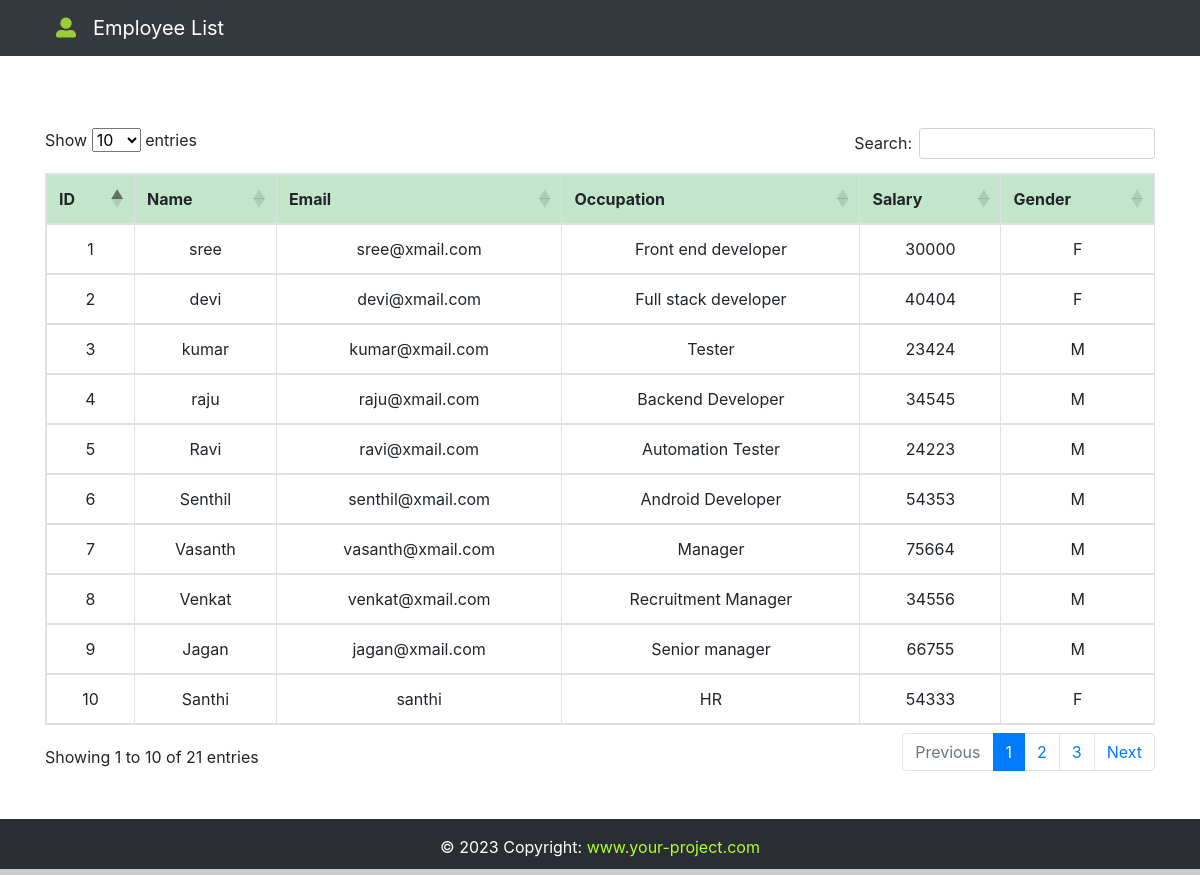
The page / on the database its author committed.
### App/models.py (models this page shows, shortened)
class Employee(models.Model):
    GENDER  = (
        ('M','M'),
        ('F','F'),
    )
    id = models.IntegerField(primary_key=True)
    name = models.CharField(max_length=100)
    email = models.CharField(max_length=100)
    occupation = models.CharField(max_length=100)
    salary = models.CharField(max_length=100)
    gender = models.CharField(max_length=100, null=True, choices=GENDER)

### App/views.py (the view)
# urls.py: path("",views.home,name="home"),
def home(request):
    employee_list = Employee.objects.all()
    context = {"employee" : employee_list}
    return render(request,"home.html", context)

### App/templates/home.html
{% extends 'base.html' %}
{% block navbar-content %}
<i style="color : yellowgreen;" class="fas fa-user-alt"></i>&nbsp;&nbsp; Employee List
{% endblock %}
{% block content %}
<div class="container">
    <br><br><br>
    <table class="table table-bordered" id = "example" style ="text-align: center;">
        <thead class="table-success">
            <tr>
                <th>ID</th>
                <th>Name</th>
                <th>Email</th>
                <th>Occupation</th>
                <th>Salary</th>
                <th>Gender</th>
            </tr>
        </thead>
        {% for employees in employee %}
        <tr>
            <td>{{employees.id}}</td>
            <td>{{employees.name}}</td>
            <td>{{employees.email}}</td>
            <td>{{employees.occupation}}</td>
            <td>{{employees.salary}}</td>
            <td>{{employees.gender}}</td>
        </tr>
        {% endfor %}
    </table>
</div>
<br><br><br><br>
{% endblock %}

### App/templates/base.html (shortened to what this page needs)
{% load static %}
<!DOCTYPE html>
<html lang="en">
<head>
    <link rel="stylesheet" href="https://stackpath.bootstrapcdn.com/bootstrap/4.1.3/css/bootstrap.min.css"
>
    <link rel="stylesheet" href="https://use.fontawesome.com/releases/v5.6.1/css/all.css"
>
    <link rel="stylesheet" href={% static "css/style.css" %}>
    <link rel="stylesheet" href="https://cdn.datatables.net/1.13.6/css/dataTables.bootstrap5.min.css">
</head>
<body>
    <div class="wrapper">
        <header>
            <nav class="navbar navbar-expand-lg navbar-dark bg-dark">
                <div class="col-sm">
                    <a class="navbar-brand flex-grow-1" style="text-align: center; color: #fff; margin-left:25px;"
                        href="">
                        {% block navbar-content %}
                        {% endblock %}
                    </a>
                </div>
            </nav>
        </header>
        {% block content %}
        {% endblock %}
    </div>
    <footer class="bg-dark text-center text-lg-start" id="footer" style="color: #fff">
        <div class="text-center p-3" style="background-color: rgba(0, 0, 0, 0.2)">&copy; {% now "Y" %} Copyright:
            <a class="text-light" href="#" style ="text-decoration: none;">
                <span style ="color : greenYellow;">www.your-project.com</span>
            </a>
        </div>
    </footer>
</body>
</html>

### App/static/css/style.css (style rules this page uses)
html, body { height : 100%; margin : 0; max-width: 100%; }
.wrapper { min-height: 100%; margin-bottom: -50px; }
#footer, .push { height:50px; }

### rows shown on the page
Employee: id "1", name "sree", email "sree@xmail.com", occupation "Front end developer", salary "30000", gender "F"
Employee: id "2", name "devi", email "devi@xmail.com", occupation "Full stack developer", salary "40404", gender "F"
Employee: id "3", name "kumar", email "kumar@xmail.com", occupation "Tester", salary "23424", gender "M"
Employee: id "4", name "raju", email "raju@xmail.com", occupation "Backend Developer", salary "34545", gender "M"
Employee: id "5", name "Ravi", email "ravi@xmail.com", occupation "Automation Tester", salary "24223", gender "M"
Employee: id "6", name "Senthil", email "senthil@xmail.com", occupation "Android Developer", salary "54353", gender "M"
Employee: id "7", name "Vasanth", email "vasanth@xmail.com", occupation "Manager", salary "75664", gender "M"
Employee: id "8", name "Venkat", email "venkat@xmail.com", occupation "Recruitment Manager", salary "34556", gender "M"
Employee: id "9", name "Jagan", email "jagan@xmail.com", occupation "Senior manager", salary "66755", gender "M"
Employee: id "10", name "Santhi", email "santhi", occupation "HR", salary "54333", gender "F"
